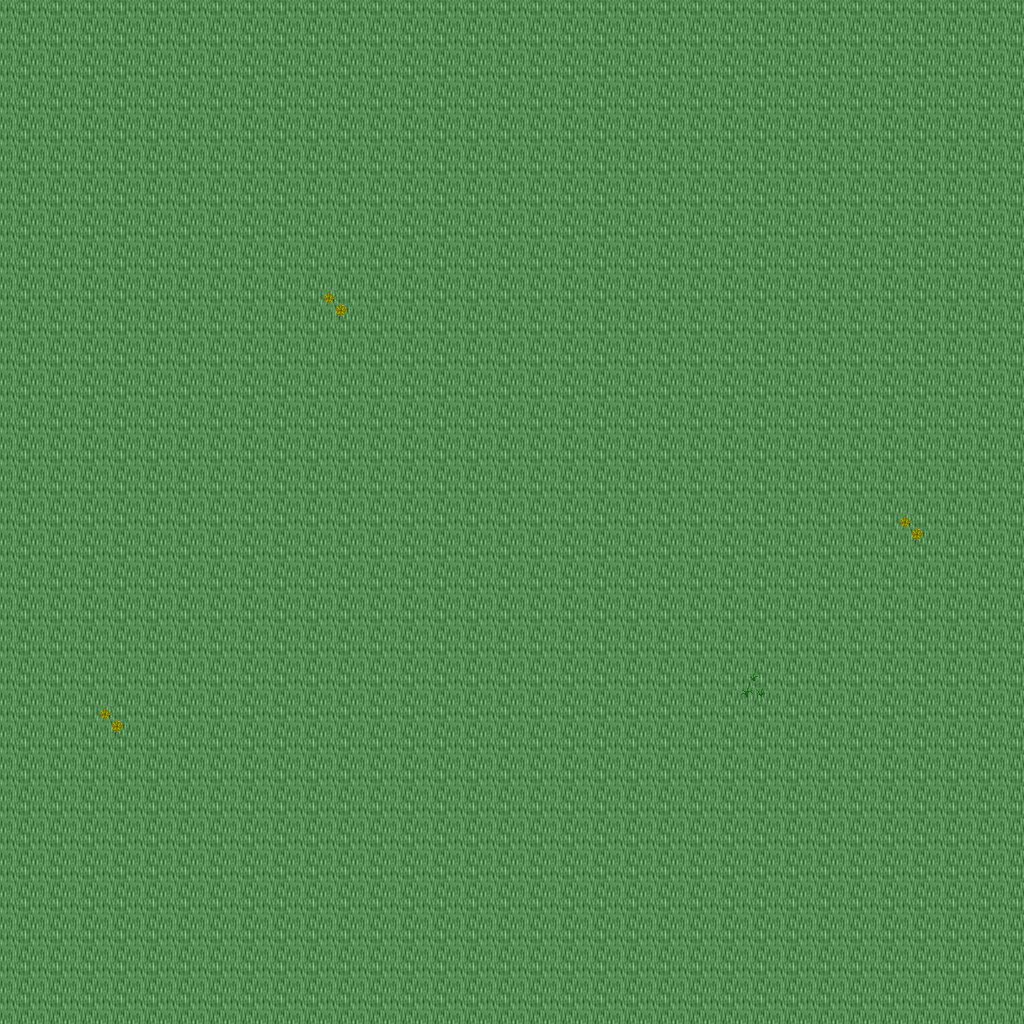

Rendered tile map (Tiled .tmx) drawn with the repository's tilesets; below, a short description and the map source with its tile grids summarised:
An orthogonal 32x32 tile map with 32x32 px tiles, 5 tile layers (Ground, Objects, Objects2, Above, ...), 1 hidden layer not drawn, 12 tilesets.

<map version="1.10" tiledversion="1.11.0" orientation="orthogonal" renderorder="right-down" width="32" height="32" tilewidth="32" tileheight="32" infinite="0" nextlayerid="11" nextobjectid="1">
 <tileset firstgid="1" name="ground_ground" tilewidth="32" tileheight="32" tilecount="33" columns="3">
  <image source="../drawable/ground_ground.png" width="96" height="352" />
 </tileset>
 <tileset firstgid="34" name="ground_water_pool" tilewidth="32" tileheight="32" tilecount="72" columns="3">
  <image source="../drawable/ground_water_pool.png" width="96" height="768" />
 </tileset>
 <tileset firstgid="106" name="ground_grass_edges" tilewidth="32" tileheight="32" tilecount="36" columns="12">
  <image source="../drawable/ground_grass_edges.png" width="384" height="96" />
 </tileset>
 <tileset firstgid="142" name="ground_grass_corners" tilewidth="32" tileheight="32" tilecount="24" columns="6">
  <image source="../drawable/ground_grass_corners.png" width="192" height="128" />
 </tileset>
 <tileset firstgid="166" name="building_wall_wood" tilewidth="32" tileheight="32" tilecount="16" columns="4">
  <image source="../drawable/building_wall_wood.png" width="128" height="128" />
 </tileset>
 <tileset firstgid="182" name="plant_grasses" tilewidth="32" tileheight="32" tilecount="6" columns="3">
  <image source="../drawable/plant_grasses.png" width="96" height="64" />
 </tileset>
 <tileset firstgid="188" name="plant_flower_daisy_yellow" tilewidth="32" tileheight="32" tilecount="8" columns="2">
  <image source="../drawable/plant_flower_daisy_yellow.png" width="64" height="128" />
 </tileset>
 <tileset firstgid="196" name="plant_flower_daisy_blue" tilewidth="32" tileheight="32" tilecount="8" columns="2">
  <image source="../drawable/plant_flower_daisy_blue.png" width="64" height="128" />
 </tileset>
 <tileset firstgid="204" name="building_door_door_w" tilewidth="32" tileheight="32" tilecount="6" columns="2">
  <image source="../drawable/building_door_door_w.png" width="64" height="96" />
 </tileset>
 <tileset firstgid="210" name="building_door_door_e" tilewidth="32" tileheight="32" tilecount="6" columns="2">
  <image source="../drawable/building_door_door_e.png" width="64" height="96" />
 </tileset>
 <tileset firstgid="216" name="logic_creature_animal" tilewidth="32" tileheight="32" tilecount="32" columns="8">
  <image source="../drawable/logic_creature_animal.png" width="256" height="128" />
 </tileset>
 <tileset firstgid="248" name="logic_collision" tilewidth="32" tileheight="32" tilecount="1" columns="1">
  <image source="../drawable/logic_collision.png" width="32" height="32" />
 </tileset>
 <layer id="1" name="Ground" width="32" height="32">
  <data>[1024 cells, 1024 non-empty, 1 distinct tile ids]</data>
 </layer>
 <layer id="2" name="Objects" width="32" height="32">
  <data>[1024 cells, 0 non-empty, 0 distinct tile ids]</data>
 </layer>
 <layer id="3" name="Objects2" width="32" height="32">
  <data>[1024 cells, 4 non-empty, 2 distinct tile ids]</data>
 </layer>
 <layer id="4" name="Above" width="32" height="32">
  <data>[1024 cells, 0 non-empty, 0 distinct tile ids]</data>
 </layer>
 <layer id="5" name="Above2" width="32" height="32">
  <data>[1024 cells, 0 non-empty, 0 distinct tile ids]</data>
 </layer>
 <layer id="6" name="Walkable" width="32" height="32" visible="0">
  <data>[1024 cells, 0 non-empty, 0 distinct tile ids]</data>
 </layer>
 <objectgroup id="7" name="Mapevents" />
 <objectgroup id="8" name="Spawn" />
 <objectgroup id="9" name="Keys" />
 <objectgroup id="10" name="Replace" />
</map>
